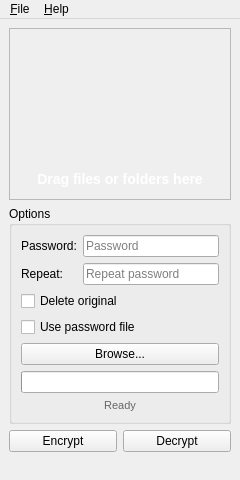
<?xml version="1.0" encoding="UTF-8"?>
<ui version="4.0">
 <class>MainWindow</class>
 <widget class="QMainWindow" name="MainWindow">
  <property name="windowModality">
   <enum>Qt::WindowModality::NonModal</enum>
  </property>
  <property name="enabled">
   <bool>true</bool>
  </property>
  <property name="geometry">
   <rect>
    <x>0</x>
    <y>0</y>
    <width>240</width>
    <height>480</height>
   </rect>
  </property>
  <property name="minimumSize">
   <size>
    <width>240</width>
    <height>480</height>
   </size>
  </property>
  <property name="maximumSize">
   <size>
    <width>240</width>
    <height>480</height>
   </size>
  </property>
  <property name="windowTitle">
   <string>GreenCrypt</string>
  </property>
  <widget class="QWidget" name="centralwidget">
   <layout class="QVBoxLayout" name="mainLayout">
    <item>
     <widget class="QFrame" name="dropFrame">
      <property name="minimumSize">
       <size>
        <width>0</width>
        <height>150</height>
       </size>
      </property>
      <property name="acceptDrops">
       <bool>true</bool>
      </property>
      <property name="frameShape">
       <enum>QFrame::Shape::StyledPanel</enum>
      </property>
      <property name="frameShadow">
       <enum>QFrame::Shadow::Sunken</enum>
      </property>
      <property name="lineWidth">
       <number>2</number>
      </property>
      <property name="midLineWidth">
       <number>0</number>
      </property>
      <layout class="QVBoxLayout" name="dropLayout">
       <property name="spacing">
        <number>0</number>
       </property>
       <property name="leftMargin">
        <number>0</number>
       </property>
       <property name="topMargin">
        <number>0</number>
       </property>
       <property name="rightMargin">
        <number>0</number>
       </property>
       <property name="bottomMargin">
        <number>0</number>
       </property>
       <item>
        <widget class="QLabel" name="lblLogo">
         <property name="minimumSize">
          <size>
           <width>0</width>
           <height>150</height>
          </size>
         </property>
         <property name="text">
          <string/>
         </property>
         <property name="scaledContents">
          <bool>true</bool>
         </property>
         <property name="alignment">
          <set>Qt::AlignmentFlag::AlignCenter</set>
         </property>
         <layout class="QVBoxLayout" name="logoLayout">
           <property name="spacing">
            <number>0</number>
           </property>
           <property name="leftMargin">
            <number>12</number>
           </property>
           <property name="topMargin">
            <number>0</number>
           </property>
           <property name="rightMargin">
            <number>12</number>
           </property>
           <property name="bottomMargin">
            <number>12</number>
           </property>
           <item>
            <spacer name="logoSpacerTop">
             <property name="orientation">
              <enum>Qt::Orientation::Vertical</enum>
             </property>
             <property name="sizeType">
              <enum>QSizePolicy::Expanding</enum>
             </property>
             <property name="sizeHint" stdset="0">
              <size>
               <width>20</width>
               <height>40</height>
              </size>
             </property>
            </spacer>
           </item>
           <item>
            <widget class="QLabel" name="lblDropHint">
             <property name="styleSheet">
              <string notr="true">color: #ffffff; font-size: 14px; font-weight: bold;</string>
             </property>
             <property name="text">
              <string>Drag files or folders here</string>
             </property>
             <property name="alignment">
              <set>Qt::AlignmentFlag::AlignCenter</set>
             </property>
             <property name="wordWrap">
              <bool>true</bool>
             </property>
            </widget>
           </item>
          </layout>
        </widget>
       </item>
      </layout>
     </widget>
    </item>
    <item>
     <widget class="QGroupBox" name="grpOptions">
      <property name="title">
       <string>Options</string>
      </property>
      <layout class="QVBoxLayout" name="optionsLayout">
       <item>
        <layout class="QFormLayout" name="formLayout">
         <item row="0" column="0">
          <widget class="QLabel" name="labelPwd1">
           <property name="text">
            <string>Password:</string>
           </property>
          </widget>
         </item>
         <item row="0" column="1">
          <widget class="QLineEdit" name="txtPwd1">
           <property name="echoMode">
            <enum>QLineEdit::EchoMode::Password</enum>
           </property>
           <property name="placeholderText">
            <string>Password</string>
           </property>
           <property name="clearButtonEnabled">
            <bool>true</bool>
           </property>
          </widget>
         </item>
         <item row="1" column="0">
          <widget class="QLabel" name="labelPwd2">
           <property name="text">
            <string>Repeat:</string>
           </property>
          </widget>
         </item>
         <item row="1" column="1">
          <widget class="QLineEdit" name="txtPwd2">
           <property name="echoMode">
            <enum>QLineEdit::EchoMode::Password</enum>
           </property>
           <property name="placeholderText">
            <string>Repeat password</string>
           </property>
           <property name="clearButtonEnabled">
            <bool>true</bool>
           </property>
          </widget>
         </item>
        </layout>
       </item>
       <item>
        <widget class="QCheckBox" name="chkDeleteOriginal">
         <property name="text">
          <string>Delete original</string>
         </property>
        </widget>
       </item>
       <item>
        <widget class="QCheckBox" name="chkUsePasswordFile">
         <property name="text">
          <string>Use password file</string>
         </property>
        </widget>
       </item>
       <item>
        <widget class="QPushButton" name="btnBrowse">
         <property name="text">
          <string>Browse...</string>
         </property>
        </widget>
       </item>
       <item>
        <widget class="QProgressBar" name="progressBar">
         <property name="visible">
          <bool>false</bool>
         </property>
         <property name="textVisible">
          <bool>true</bool>
         </property>
        </widget>
       </item>
       <item>
        <widget class="QLabel" name="lblStatus">
         <property name="styleSheet">
          <string notr="true">color: #666; font-size: 11px;</string>
         </property>
         <property name="text">
          <string>Ready</string>
         </property>
         <property name="alignment">
          <set>Qt::AlignmentFlag::AlignCenter</set>
         </property>
        </widget>
       </item>
      </layout>
     </widget>
    </item>
    <item>
     <layout class="QHBoxLayout" name="buttonLayout">
      <item>
       <widget class="QPushButton" name="btnEncrypt">
        <property name="sizePolicy">
         <sizepolicy hsizetype="Expanding" vsizetype="Fixed">
          <horstretch>0</horstretch>
          <verstretch>0</verstretch>
         </sizepolicy>
        </property>
        <property name="text">
         <string>Encrypt</string>
        </property>
       </widget>
      </item>
      <item>
       <widget class="QPushButton" name="btnDecrypt">
        <property name="sizePolicy">
         <sizepolicy hsizetype="Expanding" vsizetype="Fixed">
          <horstretch>0</horstretch>
          <verstretch>0</verstretch>
         </sizepolicy>
        </property>
        <property name="text">
         <string>Decrypt</string>
        </property>
       </widget>
      </item>
     </layout>
    </item>
   </layout>
  </widget>
  <widget class="QMenuBar" name="menubar">
   <property name="geometry">
    <rect>
     <x>0</x>
     <y>0</y>
     <width>240</width>
     <height>23</height>
    </rect>
   </property>
   <widget class="QMenu" name="menuFile">
    <property name="title">
     <string>&amp;File</string>
    </property>
    <addaction name="actionOpenFiles"/>
    <addaction name="actionOpenFolder"/>
    <addaction name="separator"/>
    <addaction name="actionExit"/>
   </widget>
   <widget class="QMenu" name="menuHelp">
    <property name="title">
     <string>&amp;Help</string>
    </property>
    <addaction name="actionAbout"/>
   </widget>
   <addaction name="menuFile"/>
   <addaction name="menuHelp"/>
  </widget>
  <widget class="QStatusBar" name="statusbar">
   <property name="sizeGripEnabled">
    <bool>false</bool>
   </property>
  </widget>
  <action name="actionOpenFiles">
   <property name="text">
    <string>Open files...</string>
   </property>
   <property name="shortcut">
    <string>Ctrl+O</string>
   </property>
  </action>
  <action name="actionOpenFolder">
   <property name="text">
    <string>Open folder...</string>
   </property>
   <property name="shortcut">
    <string>Ctrl+Shift+O</string>
   </property>
  </action>
  <action name="actionExit">
   <property name="text">
    <string>Exit</string>
   </property>
   <property name="shortcut">
    <string>Ctrl+Q</string>
   </property>
  </action>
  <action name="actionAbout">
   <property name="text">
    <string>About GreenCrypt...</string>
   </property>
  </action>
 </widget>
 <resources/>
 <connections/>
</ui>
